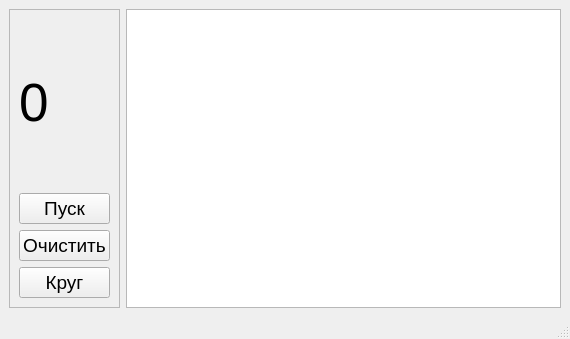
<?xml version="1.0" encoding="UTF-8"?>
<ui version="4.0">
 <class>MainWindow</class>
 <widget class="QMainWindow" name="MainWindow">
  <property name="geometry">
   <rect>
    <x>0</x>
    <y>0</y>
    <width>570</width>
    <height>339</height>
   </rect>
  </property>
  <property name="windowTitle">
   <string>Секундомер</string>
  </property>
  <property name="windowIcon">
   <iconset theme="object-rotate-right">
    <normaloff>.</normaloff>.</iconset>
  </property>
  <widget class="QWidget" name="centralwidget">
   <layout class="QHBoxLayout" name="horizontalLayout_2">
    <item>
     <layout class="QHBoxLayout" name="horizontalLayout">
      <item>
       <widget class="QFrame" name="frame">
        <property name="frameShape">
         <enum>QFrame::StyledPanel</enum>
        </property>
        <property name="frameShadow">
         <enum>QFrame::Raised</enum>
        </property>
        <layout class="QVBoxLayout" name="verticalLayout">
         <item>
          <widget class="QLabel" name="lb_time">
           <property name="font">
            <font>
             <pointsize>40</pointsize>
            </font>
           </property>
           <property name="text">
            <string>0</string>
           </property>
          </widget>
         </item>
         <item>
          <widget class="QPushButton" name="pB_start">
           <property name="font">
            <font>
             <pointsize>14</pointsize>
            </font>
           </property>
           <property name="text">
            <string>Пуск</string>
           </property>
          </widget>
         </item>
         <item>
          <widget class="QPushButton" name="pB_clear">
           <property name="font">
            <font>
             <pointsize>14</pointsize>
            </font>
           </property>
           <property name="text">
            <string>Очистить</string>
           </property>
          </widget>
         </item>
         <item>
          <widget class="QPushButton" name="pB_circle">
           <property name="font">
            <font>
             <pointsize>14</pointsize>
            </font>
           </property>
           <property name="text">
            <string>Круг</string>
           </property>
          </widget>
         </item>
        </layout>
        <zorder>pB_circle</zorder>
        <zorder>pB_start</zorder>
        <zorder>pB_clear</zorder>
        <zorder>lb_time</zorder>
       </widget>
      </item>
      <item>
       <widget class="QTextBrowser" name="textBrowser">
        <property name="font">
         <font>
          <pointsize>14</pointsize>
         </font>
        </property>
       </widget>
      </item>
     </layout>
    </item>
   </layout>
  </widget>
  <widget class="QMenuBar" name="menubar">
   <property name="geometry">
    <rect>
     <x>0</x>
     <y>0</y>
     <width>570</width>
     <height>25</height>
    </rect>
   </property>
  </widget>
  <widget class="QStatusBar" name="statusbar"/>
 </widget>
 <resources/>
 <connections/>
</ui>
